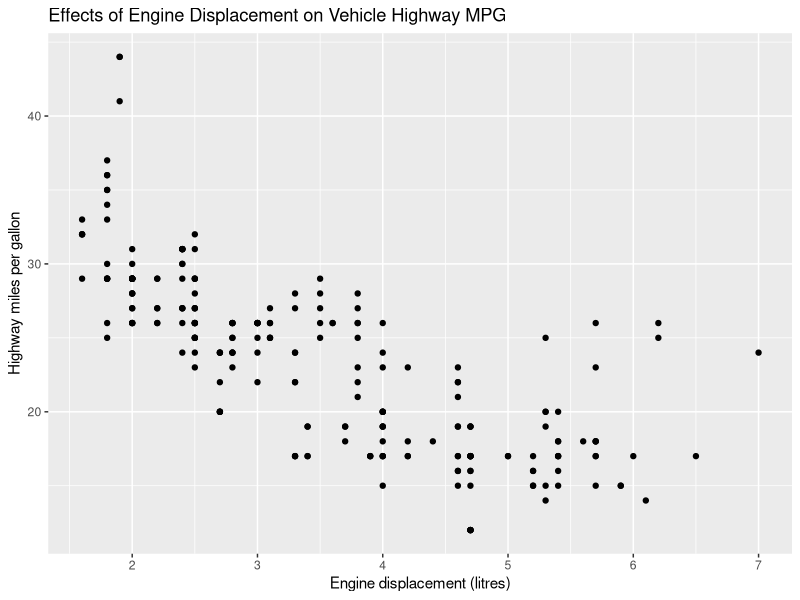

Here is the R script that generated this plot:
## ---- chunk 1
#| label: load-packages
#| output: false
#| include: false
library(tidyverse)
## ---- chunk 2
#| fig-cap: 
#|   - "Fuel mileage scatterplot"
ggplot(
  mpg, aes(displ, hwy)) +
  geom_point() +
  labs(title='Effects of Engine Displacement on Vehicle Highway MPG', x='Engine displacement (litres)', y='Highway miles per gallon')
